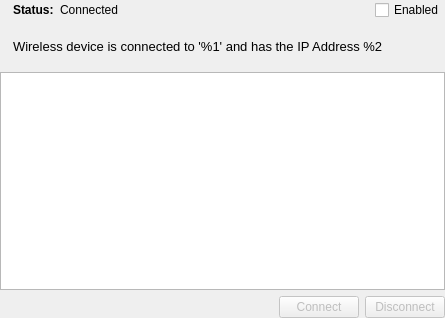
<?xml version="1.0" encoding="UTF-8"?>
<ui version="4.0">
 <class>WirelessPage</class>
 <widget class="QWidget" name="WirelessPage">
  <property name="geometry">
   <rect>
    <x>0</x>
    <y>0</y>
    <width>445</width>
    <height>318</height>
   </rect>
  </property>
  <property name="windowTitle">
   <string>Form</string>
  </property>
  <layout class="QVBoxLayout" name="verticalLayout_3">
   <property name="margin">
    <number>0</number>
   </property>
   <item>
    <layout class="QHBoxLayout" name="horizontalLayout_4">
     <item>
      <widget class="QLabel" name="label_4">
       <property name="text">
        <string/>
       </property>
       <property name="pixmap">
        <pixmap resource="qconnman.qrc">:/images/network-wireless.png</pixmap>
       </property>
       <property name="alignment">
        <set>Qt::AlignLeading|Qt::AlignLeft|Qt::AlignTop</set>
       </property>
      </widget>
     </item>
     <item>
      <layout class="QVBoxLayout" name="verticalLayout_2">
       <item>
        <layout class="QHBoxLayout" name="horizontalLayout_2">
         <item>
          <widget class="QLabel" name="label">
           <property name="sizePolicy">
            <sizepolicy hsizetype="Maximum" vsizetype="Preferred">
             <horstretch>0</horstretch>
             <verstretch>0</verstretch>
            </sizepolicy>
           </property>
           <property name="font">
            <font>
             <weight>75</weight>
             <bold>true</bold>
            </font>
           </property>
           <property name="text">
            <string>Status:</string>
           </property>
          </widget>
         </item>
         <item>
          <widget class="QLabel" name="status">
           <property name="text">
            <string>Connected</string>
           </property>
          </widget>
         </item>
         <item>
          <spacer name="horizontalSpacer_3">
           <property name="orientation">
            <enum>Qt::Horizontal</enum>
           </property>
           <property name="sizeHint" stdset="0">
            <size>
             <width>40</width>
             <height>20</height>
            </size>
           </property>
          </spacer>
         </item>
         <item>
          <widget class="QCheckBox" name="enableCheck">
           <property name="text">
            <string>Enabled</string>
           </property>
          </widget>
         </item>
        </layout>
       </item>
       <item>
        <layout class="QHBoxLayout" name="horizontalLayout_3">
         <item>
          <widget class="QLabel" name="info">
           <property name="font">
            <font>
             <pointsize>10</pointsize>
            </font>
           </property>
           <property name="text">
            <string>Wireless device is connected to '%1' and has the IP Address %2</string>
           </property>
           <property name="wordWrap">
            <bool>true</bool>
           </property>
          </widget>
         </item>
         <item>
          <spacer name="verticalSpacer_2">
           <property name="orientation">
            <enum>Qt::Vertical</enum>
           </property>
           <property name="sizeType">
            <enum>QSizePolicy::Fixed</enum>
           </property>
           <property name="sizeHint" stdset="0">
            <size>
             <width>20</width>
             <height>40</height>
            </size>
           </property>
          </spacer>
         </item>
        </layout>
       </item>
      </layout>
     </item>
    </layout>
   </item>
   <item>
    <layout class="QVBoxLayout" name="verticalLayout">
     <item>
      <widget class="NetworkListWidget" name="networkList">
       <property name="sizePolicy">
        <sizepolicy hsizetype="Expanding" vsizetype="MinimumExpanding">
         <horstretch>0</horstretch>
         <verstretch>0</verstretch>
        </sizepolicy>
       </property>
       <property name="alternatingRowColors">
        <bool>true</bool>
       </property>
      </widget>
     </item>
     <item>
      <layout class="QHBoxLayout" name="horizontalLayout">
       <property name="sizeConstraint">
        <enum>QLayout::SetMinAndMaxSize</enum>
       </property>
       <item>
        <spacer name="horizontalSpacer">
         <property name="orientation">
          <enum>Qt::Horizontal</enum>
         </property>
         <property name="sizeHint" stdset="0">
          <size>
           <width>40</width>
           <height>0</height>
          </size>
         </property>
        </spacer>
       </item>
       <item>
        <widget class="QPushButton" name="connectButton">
         <property name="enabled">
          <bool>false</bool>
         </property>
         <property name="text">
          <string>Connect</string>
         </property>
        </widget>
       </item>
       <item>
        <widget class="QPushButton" name="disconnectButton">
         <property name="enabled">
          <bool>false</bool>
         </property>
         <property name="text">
          <string>Disconnect</string>
         </property>
        </widget>
       </item>
      </layout>
     </item>
    </layout>
   </item>
  </layout>
 </widget>
 <customwidgets>
  <customwidget>
   <class>NetworkListWidget</class>
   <extends>QListWidget</extends>
   <header>networklistwidget.h</header>
  </customwidget>
 </customwidgets>
 <resources>
  <include location="qconnman.qrc"/>
 </resources>
 <connections/>
</ui>
